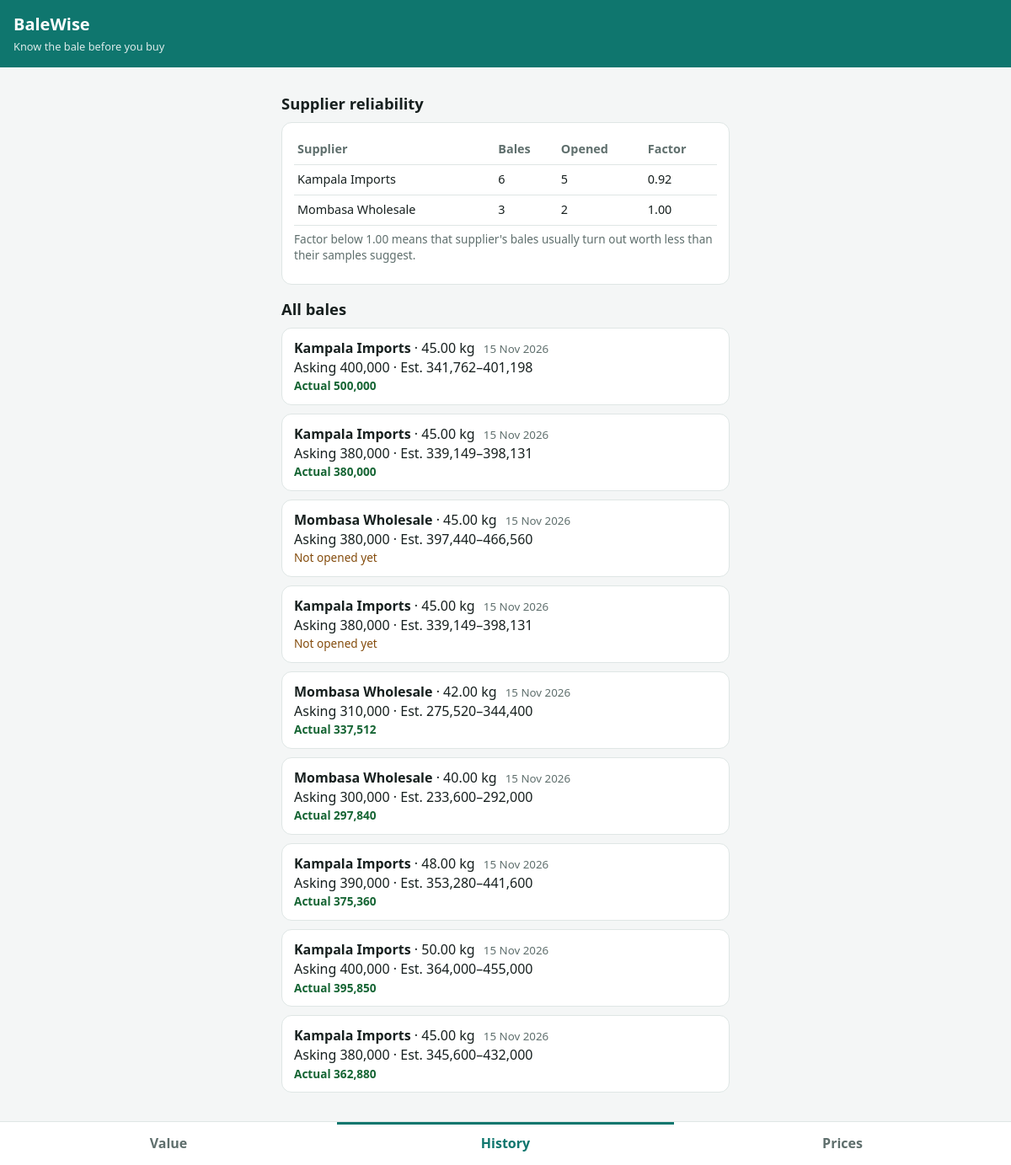
The page /history.php on the database its author committed.
### tables this page shows
CREATE TABLE `bales` (
  `id` int(11) NOT NULL,
  `supplier_id` int(11) NOT NULL,
  `weight_kg` decimal(8,2) NOT NULL,
  `asking_price` decimal(14,2) NOT NULL,
  `sample_a` int(11) NOT NULL DEFAULT 0,
  `sample_b` int(11) NOT NULL DEFAULT 0,
  `sample_c` int(11) NOT NULL DEFAULT 0,
  `sample_r` int(11) NOT NULL DEFAULT 0,
  `base_value` decimal(14,2) NOT NULL,
  `est_low` decimal(14,2) NOT NULL,
  `est_high` decimal(14,2) NOT NULL,
  `photo_path` varchar(255) DEFAULT NULL,
  `actual_value` decimal(14,2) DEFAULT NULL,
  `created_at` timestamp NULL DEFAULT current_timestamp(),
  `opened_at` timestamp NULL DEFAULT NULL
);

CREATE TABLE `suppliers` (
  `id` int(11) NOT NULL,
  `name` varchar(100) NOT NULL,
  `created_at` timestamp NULL DEFAULT current_timestamp()
);

### db.php (called while the page is built, shortened)
<?php
function db(): PDO {
    static $pdo = null;
    if (!$pdo) {
        $pdo = new PDO(
            'mysql:host=' . DB_HOST . ';dbname=' . DB_NAME . ';charset=utf8mb4',
            DB_USER, DB_PASS,
            [PDO::ATTR_ERRMODE => PDO::ERRMODE_EXCEPTION, PDO::ATTR_DEFAULT_FETCH_MODE => PDO::FETCH_ASSOC]
        );
    }
    return $pdo;
}
function h($s): string { return htmlspecialchars((string)$s, ENT_QUOTES, 'UTF-8'); }
function money($n): string { return number_format((float)$n, 0); }

### history.php (the view, shortened to what this page needs)
<?php
require __DIR__ . '/db.php';
require __DIR__ . '/layout.php';
$bales = db()->query('SELECT b.id, b.weight_kg, b.asking_price, b.est_low, b.est_high, b.actual_value, b.created_at, s.name AS supplier
                      FROM bales b JOIN suppliers s ON s.id = b.supplier_id ORDER BY b.id DESC')->fetchAll();
$sup = db()->query('SELECT s.name, COUNT(b.id) AS n, SUM(b.actual_value IS NOT NULL) AS opened,
                           AVG(b.actual_value / NULLIF(b.base_value, 0)) AS factor
                    FROM suppliers s LEFT JOIN bales b ON b.supplier_id = s.id
                    GROUP BY s.id, s.name ORDER BY n DESC')->fetchAll();
page_header('History');
?>
<h2>Supplier reliability</h2>
<?php if (!$sup): ?><p class="hint">No suppliers yet.</p><?php else: ?>
<div class="card">
  <table>
    <tr><th>Supplier</th><th>Bales</th><th>Opened</th><th>Factor</th></tr>
    <?php foreach ($sup as $s): ?>
      <tr>
        <td><?= h($s['name']) ?></td>
        <td><?= (int)$s['n'] ?></td>
        <td><?= (int)$s['opened'] ?></td>
        <td><?= $s['factor'] !== null ? number_format($s['factor'], 2) : '–' ?></td>
      </tr>
    <?php endforeach; ?>
  </table>
  <p class="hint">Factor below 1.00 means that supplier's bales usually turn out worth less than their samples suggest.</p>
</div>
<?php endif; ?>
<h2>All bales</h2>
<?php foreach ($bales as $b): ?>
  <a class="item" href="bale.php?id=<?= (int)$b['id'] ?>">
    <div><strong><?= h($b['supplier']) ?></strong> · <?= h($b['weight_kg']) ?> kg
      <small><?= h(date('d M Y', strtotime($b['created_at']))) ?></small></div>
    <div>Asking <?= money($b['asking_price']) ?> · Est. <?= money($b['est_low']) ?>–<?= money($b['est_high']) ?></div>
    <div class="<?= $b['actual_value'] === null ? 'pending' : 'done' ?>">
      <?= $b['actual_value'] === null ? 'Not opened yet' : 'Actual ' . money($b['actual_value']) ?>
    </div>
  </a>
<?php endforeach; ?>
<?php page_footer('history');

### layout.php (shortened to what this page needs)
<?php
function page_header(string $title, string $active = ''): void { ?>
<!doctype html>
<html lang="en">
<head>
<link rel="stylesheet" href="assets/style.css">
</head>
<body>
<header class="top"><h1>BaleWise</h1><span>Know the bale before you buy</span></header>
<main>
<?php }
function page_footer(string $active = ''): void { ?>
</main>
<nav class="tabs">
  <a href="index.php" class="<?= $active === 'value' ? 'on' : '' ?>">Value</a>
  <a href="history.php" class="<?= $active === 'history' ? 'on' : '' ?>">History</a>
  <a href="prices.php" class="<?= $active === 'prices' ? 'on' : '' ?>">Prices</a>
</nav>
</body>
</html>
<?php }

### assets/style.css (style rules this page uses)
:root { --teal:#0f766e;--bg:#f4f6f6;--ink:#17201f;--mut:#5f6f6d;--line:#dfe6e5 }
* { box-sizing:border-box }
body { margin:0;font:16px/1.45 system-ui,-apple-system,Segoe UI,Roboto,sans-serif;background:var(--bg);color:var(--ink);padding-bottom:76px }
.top { background:var(--teal);color:#fff;padding:14px 16px;padding-top:max(14px,env(safe-area-inset-top)) }
.top h1 { margin:0;font-size:1.25rem }
.top span { font-size:.8rem;opacity:.85 }
main { max-width:560px;margin:0 auto;padding:14px 14px 0 }
h2 { font-size:1.15rem;margin:16px 0 8px }
.card { background:#fff;border:1px solid var(--line);border-radius:12px;padding:14px;margin-bottom:14px }
.hint { color:var(--mut);font-size:.85rem;margin:6px 0 10px }
table { width:100%;border-collapse:collapse;font-size:.9rem }
th,td { padding:7px 4px;text-align:left;border-bottom:1px solid var(--line) }
th { color:var(--mut);font-weight:600 }
.item { display:block;background:#fff;border:1px solid var(--line);border-radius:12px;padding:12px 14px;margin-bottom:10px;color:inherit;text-decoration:none }
.item small { color:var(--mut);margin-left:6px }
.pending { color:#854d0e;font-size:.85rem }
.done { color:#166534;font-size:.85rem;font-weight:600 }
.tabs { position:fixed;left:0;right:0;bottom:0;display:flex;background:#fff;border-top:1px solid var(--line);padding-bottom:env(safe-area-inset-bottom) }
.tabs a { flex:1;text-align:center;padding:14px 0;color:var(--mut);text-decoration:none;font-weight:600 }
.tabs a.on { color:var(--teal);box-shadow:inset 0 3px 0 var(--teal) }

### rows shown on the page
bales: supplier.name "Kampala Imports", weight_kg "45.00", created_at "15 Nov 2026", asking_price "400,000", est_low "341,762", est_high "401,198", actual_value "500,000"
bales: supplier.name "Kampala Imports", weight_kg "45.00", created_at "15 Nov 2026", asking_price "380,000", est_low "339,149", est_high "398,131", actual_value "380,000"
bales: supplier.name "Mombasa Wholesale", weight_kg "45.00", created_at "15 Nov 2026", asking_price "380,000", est_low "397,440", est_high "466,560", shows "Not opened yet"
bales: supplier.name "Kampala Imports", weight_kg "45.00", created_at "15 Nov 2026", asking_price "380,000", est_low "339,149", est_high "398,131", shows "Not opened yet"
bales: supplier.name "Mombasa Wholesale", weight_kg "42.00", created_at "15 Nov 2026", asking_price "310,000", est_low "275,520", est_high "344,400", actual_value "337,512"
bales: supplier.name "Mombasa Wholesale", weight_kg "40.00", created_at "15 Nov 2026", asking_price "300,000", est_low "233,600", est_high "292,000", actual_value "297,840"
bales: supplier.name "Kampala Imports", weight_kg "48.00", created_at "15 Nov 2026", asking_price "390,000", est_low "353,280", est_high "441,600", actual_value "375,360"
bales: supplier.name "Kampala Imports", weight_kg "50.00", created_at "15 Nov 2026", asking_price "400,000", est_low "364,000", est_high "455,000", actual_value "395,850"
bales: supplier.name "Kampala Imports", weight_kg "45.00", created_at "15 Nov 2026", asking_price "380,000", est_low "345,600", est_high "432,000", actual_value "362,880"

### other values the page prints
$s['name'] "Kampala Imports"
$s['n'] "6"
$s['opened'] "5"
$s['factor'] "0.92"
$s['name'] "Mombasa Wholesale"
$s['n'] "3"
$s['opened'] "2"
$s['factor'] "1.00"
